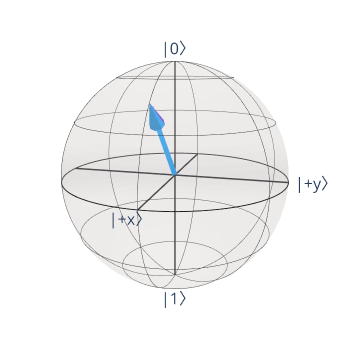

The code cell stored with this chart in its notebook:
### Code cell
# plot both the Bloch vectors side by side for comparison
# this is not possible using the plot_bloch_vector function, so we'll use the kaleidoscope library instead.
from kaleidoscope import bloch_sphere
import numpy as np

# normalize the vectors so kaleidoscope can plot them (for some reason pub_result.data.evs is not normalized)
simulator_vector = np.array([float(aer_expectation_x), float(aer_expectation_y), float(aer_expectation_z)])
real_device_vector = np.array(pub_result.data.evs)

simulator_vector = simulator_vector / np.linalg.norm(simulator_vector)
real_device_vector = real_device_vector / np.linalg.norm(real_device_vector)


bloch_sphere(vectors=(simulator_vector, real_device_vector)) 

# I like kaleidoscope's visualization better, as you can pan and zoom around the Bloch sphere.
